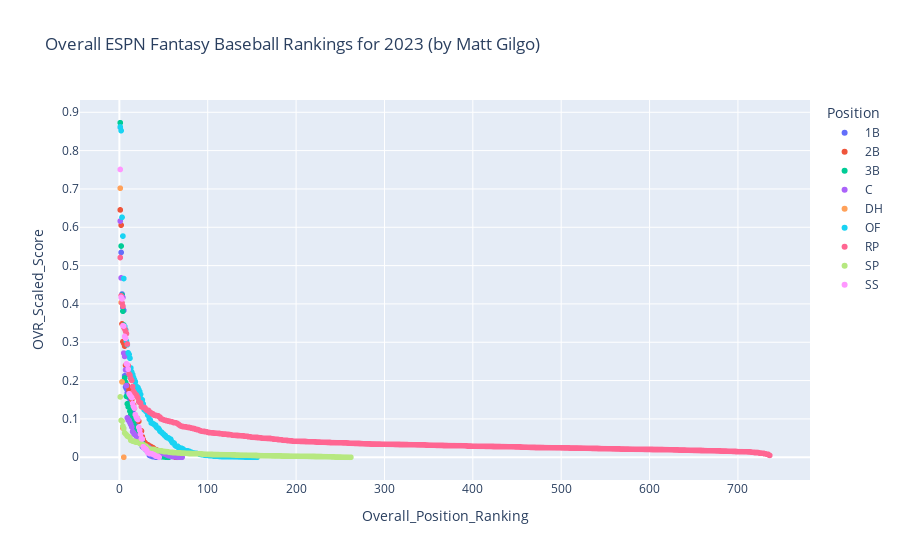

This figure's notebook cell:
### Markdown cell above
## Plotting ESPN Projection Results

### Code cell
espn_ovr_rank = pd.read_csv('espn_projections/ovr_player_rankings.csv')

df_plot = px.scatter(espn_ovr_rank, x="Overall_Position_Ranking", y='OVR_Scaled_Score', color="Position", hover_data=['Name', 'OVR_Scaled_Score', 'Model_Projection_Fantasy_Points', 'Actual_Fantasy_Points'], title="Overall ESPN Fantasy Baseball Rankings for 2023 (by Matt Gilgo)")
df_plot.write_html('espn_projections/ovr_player_rankings.html')
df_plot.show()

### Figure 1 — Plotly figure (JSON) as saved in the notebook; plotly's stock layout.template omitted (floating-point values rounded to 4 significant figures; data arrays with more than 128 entries replaced by an {"elided": "..."} marker saying what was removed)
{"data": [{"customdata": {"elided": "45x3 mixed values"}, "hovertemplate": "Position=1B<br>Overall_Position_Ranking=%{x}<br>OVR_Scaled_Score=%{y}<br>Name=%{customdata[0]}<br>Model_Projection_Fantasy_Points=%{customdata[1]}<br>Actual_Fantasy_Points=%{customdata[2]}<extra></extra>", "legendgroup": "1B", "marker": {"color": "#636efa", "symbol": "circle"}, "mode": "markers", "name": "1B", "showlegend": true, "type": "scattergl", "x": [1, 2, 3, 4, 5, 6, 7, 8, 9, 10, 11, 12, 13, 14, 15, 16, 17, 18, 19, 20, 21, 22, 23, 24, 25, 26, 27, 28, 29, 30, 31, 32, 33, 34, 35, 36, 37, 38, 39, 40, 41, 42, 43, 44, 45], "xaxis": "x", "y": [0.8609, 0.5344, 0.4257, 0.3906, 0.3831, 0.2123, 0.1834, 0.179, 0.168, 0.1605, 0.1544, 0.1521, 0.1254, 0.1237, 0.1183, 0.0904, 0.08237, 0.08237, 0.08135, 0.07073, 0.07007, 0.05384, 0.05269, 0.04078, 0.03592, 0.02812, 0.02552, 0.02402, 0.02167, 0.02011, 0.01701, 0.01675, 0.01414, 0.004992, 0.004171, 0.003489, 0.002095, 0.001981, 0.001742, 0.0009888, 0.0005565, 0.0001621, 9.633e-05, 0, 0], "yaxis": "y"}, {"customdata": {"elided": "66x3 mixed values"}, "hovertemplate": "Position=2B<br>Overall_Position_Ranking=%{x}<br>OVR_Scaled_Score=%{y}<br>Name=%{customdata[0]}<br>Model_Projection_Fantasy_Points=%{customdata[1]}<br>Actual_Fantasy_Points=%{customdata[2]}<extra></extra>", "legendgroup": "2B", "marker": {"color": "#EF553B", "symbol": "circle"}, "mode": "markers", "name": "2B", "showlegend": true, "type": "scattergl", "x": [1, 2, 3, 4, 5, 6, 7, 8, 9, 10, 11, 12, 13, 14, 15, 16, 17, 18, 19, 20, 21, 22, 23, 24, 25, 26, 27, 28, 29, 30, 31, 32, 33, 34, 35, 36, 37, 38, 39, 40, 41, 42, 43, 44, 45, 46, 47, 48, 49, 50, 51, 52, 53, 54, 55, 56, 57, 58, 59, 60, 61, 62, 63, 64, 65, 66], "xaxis": "x", "y": [0.6453, 0.6055, 0.3479, 0.3017, 0.2972, 0.29, 0.2402, 0.1886, 0.1871, 0.1827, 0.1731, 0.1657, 0.1557, 0.1508, 0.1396, 0.1367, 0.1277, 0.1074, 0.1027, 0.1017, 0.09485, 0.09401, 0.07015, 0.06981, 0.06843, 0.05349, 0.04599, 0.0383, 0.0382, 0.03467, 0.03336, 0.0326, 0.03144, 0.02879, 0.02842, 0.02726, 0.02561, 0.02493, 0.02297, 0.02011, 0.01968, 0.01957, 0.017, 0.017, 0.017, 0.01531, 0.01328, 0.01302, 0.01121, 0.009559, 0.00774, 0.007548, 0.00718, 0.005829, 0.005514, 0.004778, 0.004399, 0.002488, 0.002456, 0.002314, 0.002285, 0.0008645, 0.0002019, 0.0001802, 0, 0], "yaxis": "y"}, {"customdata": {"elided": "56x3 mixed values"}, "hovertemplate": "Position=3B<br>Overall_Position_Ranking=%{x}<br>OVR_Scaled_Score=%{y}<br>Name=%{customdata[0]}<br>Model_Projection_Fantasy_Points=%{customdata[1]}<br>Actual_Fantasy_Points=%{customdata[2]}<extra></extra>", "legendgroup": "3B", "marker": {"color": "#00cc96", "symbol": "circle"}, "mode": "markers", "name": "3B", "showlegend": true, "type": "scattergl", "x": [1, 2, 3, 4, 5, 6, 7, 8, 9, 10, 11, 12, 13, 14, 15, 16, 17, 18, 19, 20, 21, 22, 23, 24, 25, 26, 27, 28, 29, 30, 31, 32, 33, 34, 35, 36, 37, 38, 39, 40, 41, 42, 43, 44, 45, 46, 47, 48, 49, 50, 51, 52, 53, 54, 55, 56], "xaxis": "x", "y": [0.8727, 0.551, 0.423, 0.381, 0.3447, 0.2067, 0.1957, 0.1589, 0.1394, 0.1317, 0.1311, 0.1201, 0.1104, 0.11, 0.101, 0.08902, 0.07947, 0.07911, 0.0658, 0.06192, 0.05861, 0.04562, 0.04193, 0.04017, 0.03842, 0.03727, 0.03101, 0.02781, 0.02448, 0.02229, 0.02205, 0.01948, 0.0188, 0.01652, 0.01548, 0.01231, 0.01009, 0.008997, 0.008628, 0.004878, 0.003951, 0.003733, 0.002915, 0.002438, 0.001942, 0.001719, 0.001491, 0.001123, 0.001023, 0.0009181, 0.0008349, 0.0006889, 0.0001321, 3.146e-05, 8.308e-06, 0], "yaxis": "y"}, {"customdata": {"elided": "71x3 mixed values"}, "hovertemplate": "Position=C<br>Overall_Position_Ranking=%{x}<br>OVR_Scaled_Score=%{y}<br>Name=%{customdata[0]}<br>Model_Projection_Fantasy_Points=%{customdata[1]}<br>Actual_Fantasy_Points=%{customdata[2]}<extra></extra>", "legendgroup": "C", "marker": {"color": "#ab63fa", "symbol": "circle"}, "mode": "markers", "name": "C", "showlegend": true, "type": "scattergl", "x": [1, 2, 3, 4, 5, 6, 7, 8, 9, 10, 11, 12, 13, 14, 15, 16, 17, 18, 19, 20, 21, 22, 23, 24, 25, 26, 27, 28, 29, 30, 31, 32, 33, 34, 35, 36, 37, 38, 39, 40, 41, 42, 43, 44, 45, 46, 47, 48, 49, 50, 51, 52, 53, 54, 55, 56, 57, 58, 59, 60, 61, 62, 63, 64, 65, 66, 67, 68, 69, 70, 71], "xaxis": "x", "y": [0.6162, 0.4679, 0.4167, 0.4167, 0.2717, 0.263, 0.2279, 0.187, 0.1029, 0.09693, 0.0964, 0.08989, 0.08513, 0.07905, 0.06682, 0.06372, 0.05987, 0.05786, 0.05579, 0.04667, 0.0441, 0.04284, 0.04017, 0.03563, 0.03531, 0.03036, 0.0292, 0.0292, 0.02883, 0.02871, 0.02683, 0.02655, 0.02616, 0.02398, 0.01963, 0.01868, 0.0177, 0.01665, 0.01618, 0.01612, 0.01517, 0.01498, 0.01382, 0.01382, 0.01364, 0.01315, 0.01176, 0.01059, 0.01045, 0.009527, 0.009008, 0.008673, 0.007038, 0.005918, 0.004968, 0.003996, 0.003906, 0.003082, 0.002562, 0.001728, 0.001524, 0.001427, 0.0009644, 0.0009441, 0.0007749, 0.0005957, 0.0001722, 0.0001511, 7.032e-05, 0, 0], "yaxis": "y"}, {"customdata": [["Shohei Ohtani", 1058.0, 1110], ["J.D. Martinez", 952.8, 926], ["Nelson Cruz", 770.9, 792], ["Franmil Reyes", 636.2, 596], ["Yermin Mercedes", 181.7, 191]], "hovertemplate": "Position=DH<br>Overall_Position_Ranking=%{x}<br>OVR_Scaled_Score=%{y}<br>Name=%{customdata[0]}<br>Model_Projection_Fantasy_Points=%{customdata[1]}<br>Actual_Fantasy_Points=%{customdata[2]}<extra></extra>", "legendgroup": "DH", "marker": {"color": "#FFA15A", "symbol": "circle"}, "mode": "markers", "name": "DH", "showlegend": true, "type": "scattergl", "x": [1, 2, 3, 4, 5], "xaxis": "x", "y": [0.7019, 0.4037, 0.1967, 0.07607, 0], "yaxis": "y"}, {"customdata": {"elided": "156x3 mixed values"}, "hovertemplate": "Position=OF<br>Overall_Position_Ranking=%{x}<br>OVR_Scaled_Score=%{y}<br>Name=%{customdata[0]}<br>Model_Projection_Fantasy_Points=%{customdata[1]}<br>Actual_Fantasy_Points=%{customdata[2]}<extra></extra>", "legendgroup": "OF", "marker": {"color": "#19d3f3", "symbol": "circle"}, "mode": "markers", "name": "OF", "showlegend": true, "type": "scattergl", "x": {"elided": "156 int values"}, "xaxis": "x", "y": {"elided": "156 float values"}, "yaxis": "y"}, {"customdata": {"elided": "736x3 mixed values"}, "hovertemplate": "Position=RP<br>Overall_Position_Ranking=%{x}<br>OVR_Scaled_Score=%{y}<br>Name=%{customdata[0]}<br>Model_Projection_Fantasy_Points=%{customdata[1]}<br>Actual_Fantasy_Points=%{customdata[2]}<extra></extra>", "legendgroup": "RP", "marker": {"color": "#FF6692", "symbol": "circle"}, "mode": "markers", "name": "RP", "showlegend": true, "type": "scattergl", "x": {"elided": "736 int values"}, "xaxis": "x", "y": {"elided": "736 float values"}, "yaxis": "y"}, {"customdata": {"elided": "262x3 mixed values"}, "hovertemplate": "Position=SP<br>Overall_Position_Ranking=%{x}<br>OVR_Scaled_Score=%{y}<br>Name=%{customdata[0]}<br>Model_Projection_Fantasy_Points=%{customdata[1]}<br>Actual_Fantasy_Points=%{customdata[2]}<extra></extra>", "legendgroup": "SP", "marker": {"color": "#B6E880", "symbol": "circle"}, "mode": "markers", "name": "SP", "showlegend": true, "type": "scattergl", "x": {"elided": "262 int values"}, "xaxis": "x", "y": {"elided": "262 float values"}, "yaxis": "y"}, {"customdata": {"elided": "45x3 mixed values"}, "hovertemplate": "Position=SS<br>Overall_Position_Ranking=%{x}<br>OVR_Scaled_Score=%{y}<br>Name=%{customdata[0]}<br>Model_Projection_Fantasy_Points=%{customdata[1]}<br>Actual_Fantasy_Points=%{customdata[2]}<extra></extra>", "legendgroup": "SS", "marker": {"color": "#FF97FF", "symbol": "circle"}, "mode": "markers", "name": "SS", "showlegend": true, "type": "scattergl", "x": [1, 2, 3, 4, 5, 6, 7, 8, 9, 10, 11, 12, 13, 14, 15, 16, 17, 18, 19, 20, 21, 22, 23, 24, 25, 26, 27, 28, 29, 30, 31, 32, 33, 34, 35, 36, 37, 38, 39, 40, 41, 42, 43, 44, 45], "xaxis": "x", "y": [0.7508, 0.4169, 0.4131, 0.3433, 0.3424, 0.3151, 0.3104, 0.2437, 0.2417, 0.2296, 0.1657, 0.1618, 0.1584, 0.1553, 0.1401, 0.1324, 0.1281, 0.1113, 0.105, 0.1, 0.0985, 0.07818, 0.07018, 0.06006, 0.04868, 0.04771, 0.02733, 0.02353, 0.02269, 0.02128, 0.01763, 0.01204, 0.01105, 0.009731, 0.009595, 0.009064, 0.008731, 0.007627, 0.006684, 0.00532, 0.003131, 0.002592, 0.002164, 0.001543, 0], "yaxis": "y"}], "layout": {"legend": {"title": {"text": "Position"}, "tracegroupgap": 0}, "title": {"text": "Overall ESPN Fantasy Baseball Rankings for 2023 (by Matt Gilgo)"}, "xaxis": {"anchor": "y", "domain": [0, 1], "title": {"text": "Overall_Position_Ranking"}}, "yaxis": {"anchor": "x", "domain": [0, 1], "title": {"text": "OVR_Scaled_Score"}}}}
